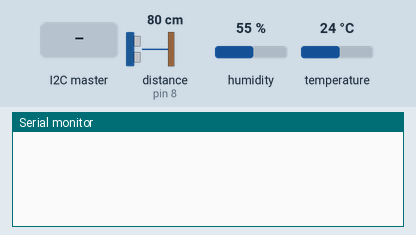
Simulated run of this sketch. Board: Arduino Uno, built with avr-gcc and run on an emulated ATmega328P. Shown: the last lines printed to the serial monitor. Inputs (shaded band) come from the test bench; at power-on: distance to the obstacle (sensor on pin 8) 80 cm, humidity 55 %, temperature 24 °C. The echo pulse lasts 58.3 µs per cm.

Above: at 1.2 s.
1.3 s: the I2C master sends the byte 1
At 1.42 s:
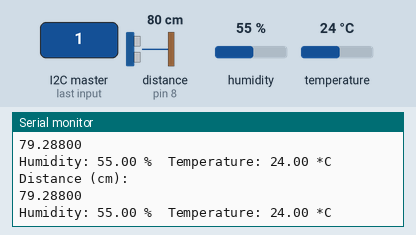
2.8 s: distance to the obstacle (sensor on pin 8) set to 2 cm
At 2.92 s:
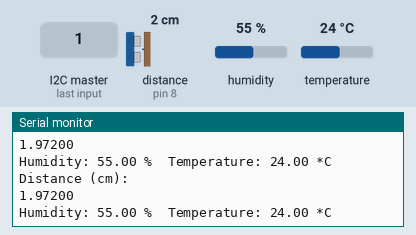
4.3 s: humidity set to 22 %
At 5.42 s:
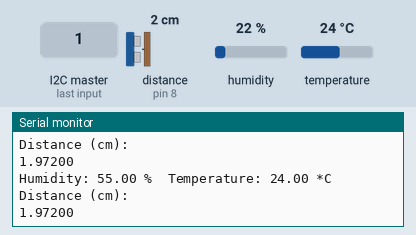
5.8 s: temperature set to 12 °C
At 5.82 s:
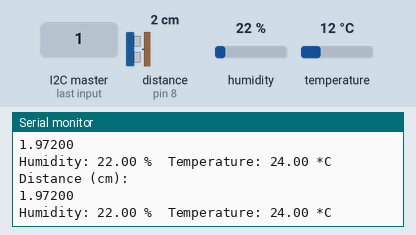
7.3 s: distance to the obstacle (sensor on pin 8) set to 4 cm
At 7.32 s:
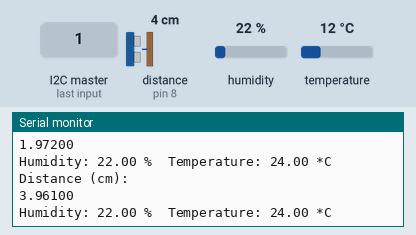
8.8 s: humidity set to 40 %
At 8.82 s:
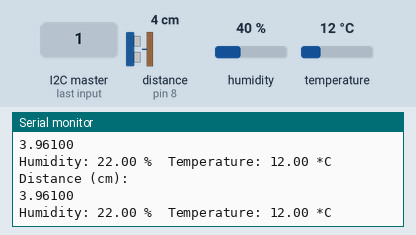
Timing chart, 0 to 11.3 s (numbered marks = the images above; inputs shaded):
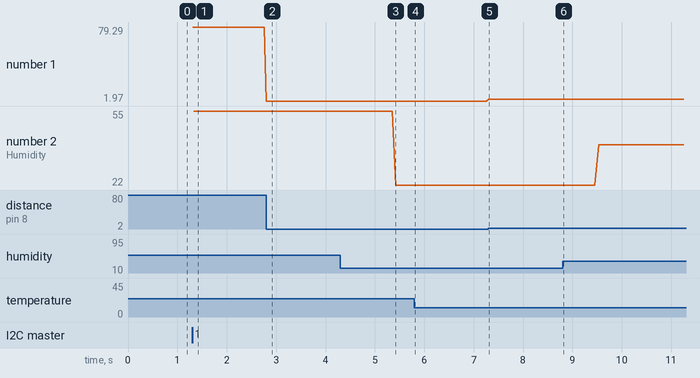

The sketch:

sketch_oct30c.ino
```cpp
// Arduino Code// Arduino Code

#include "DHT.h"
#define DHTPIN 5 // what digital pin we're connected to
#include <Wire.h>
#define DHTTYPE DHT11 // DHT11
#define SOUND_SPEED 0.034
DHT dht(DHTPIN, DHTTYPE);

unsigned long previousMillisSensors = 0;
const int trigPin = 9;
const int echoPin = 8;
volatile byte requisicao;
int valorTensaoldr = 0;
float valorADC = 0;

int opcaoRequisitada = -1;

long duration;
double distanceCm;
double humi;
double tempC;

void hcsr04() {
  digitalWrite(trigPin, LOW);
  delayMicroseconds(2);
  digitalWrite(trigPin, HIGH);
  delayMicroseconds(10);
  digitalWrite(trigPin, LOW);

  duration = pulseIn(echoPin, HIGH);

  distanceCm = duration * SOUND_SPEED/2;

  Serial.println("Distance (cm): ");
  Serial.println(distanceCm, 5);

}

void dhtCheck(){
  humi = dht.readHumidity();
  tempC = dht.readTemperature();
  Serial.print("Humidity: ");
  Serial.print(humi);Serial.print(" %\t");
  Serial.print("Temperature: ");
  Serial.print(tempC);Serial.println(" *C ");
}

void receberRequisicao(int numBytes) {

  if (Wire.available()) {

    requisicao = Wire.read();
  }
  opcaoRequisitada = requisicao;
  //Serial.println("Saindo do receberRequisicao");
}

void atualizarDados() {
  hcsr04();
  dhtCheck();
}

void enviarFloat() {
  float valorEnviar;

  //hcsr04();
  //dhtCheck();
  if (requisicao == 1) valorEnviar = tempC;
  else if (requisicao == 2) valorEnviar = humi;
  else if (requisicao == 3) valorEnviar = distanceCm;

  Serial.println(valorEnviar);
  byte *ptr = (byte*)&valorEnviar;
  for (int i = 0; i < sizeof(float); i++) {
    Wire.write(ptr[i]);
  }
}

void setup() {
  Serial.begin(115200);
  pinMode(trigPin, OUTPUT);
  pinMode(echoPin, INPUT);
  dht.begin();
  Wire.begin(8);
  Wire.onReceive(receberRequisicao);
  Wire.onRequest(enviarFloat);
}

void loop() {
  if(opcaoRequisitada > 0){
    if(millis() - previousMillisSensors >= 50)
    {
      previousMillisSensors = millis();
      atualizarDados();
    }
  }
}
```

Measured:
- after the input at 1.3 s, the serial monitor: prints a new line at once (image 1)
- after the input at 2.8 s, the serial monitor: prints a new line at once (image 2)
- after the input at 7.3 s, the serial monitor: prints a new line at once (image 5)
- plotted number 1: 79.29 → 1.97 after the input at 2.8 s, 1.97 → 3.96 after the input at 7.3 s
- plotted number 2: 55 → 22 after the input at 4.3 s, 22 → 40 after the input at 8.8 s
